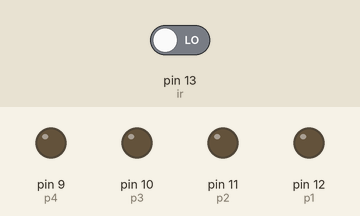
Bench run of a sketch on a simulated Arduino Uno, built with avr-gcc and run on an emulated ATmega328P. Shown: output pins drawn as LEDs (lit = HIGH). Inputs (shaded band) come from the test bench; at power-on: pin 13 (ir) LOW.

Above: at 4.8 s.
4.9 s: pin 13 (ir) driven HIGH
At 6.3 s:
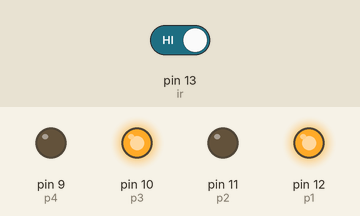
10.5 s: pin 13 (ir) driven LOW
At 11.3 s:
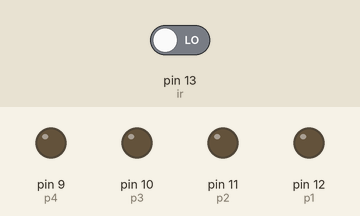
Timing chart, 0 to 13.5 s (numbered marks = the images above; inputs shaded):
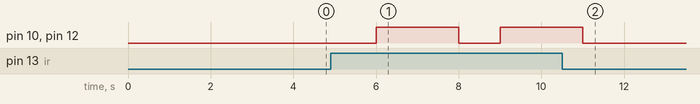

The sketch:

Human_Follower_using_IRSensor.ino
```cpp
int p1=12;
int p2=11;
int p3=10;
int p4=9;
int ir=13;

void setup() {
  pinMode(ir, INPUT);
  pinMode(p1, OUTPUT);
  pinMode(p2, OUTPUT);
  pinMode(p3, OUTPUT);
  pinMode(p4, OUTPUT);
  Serial.begin(9600);
  }

void loop() {
  char control = digitalRead(ir);
  if(control==HIGH){
    digitalWrite(p1,HIGH);
    digitalWrite(p2,LOW);
    digitalWrite(p3,HIGH);
    digitalWrite(p4,LOW);
    delay(2000);
    digitalWrite(p1,LOW);
    digitalWrite(p3,LOW);
    delay(1000);
  }
  else{
    digitalWrite(p1,LOW);
    digitalWrite(p2,LOW);
    digitalWrite(p3,LOW);
    digitalWrite(p4,LOW);
    delay(2000);
  }
}
```

Measured:
- after the input at 4.9 s, pin 10 (p3), pin 12 (p1): LOW → HIGH after 1.1 s, → LOW 2.0 s later, → HIGH 1.0 s later
- after the input at 10.5 s, pin 10 (p3), pin 12 (p1): goes on until 11.0 s, then stays LOW
